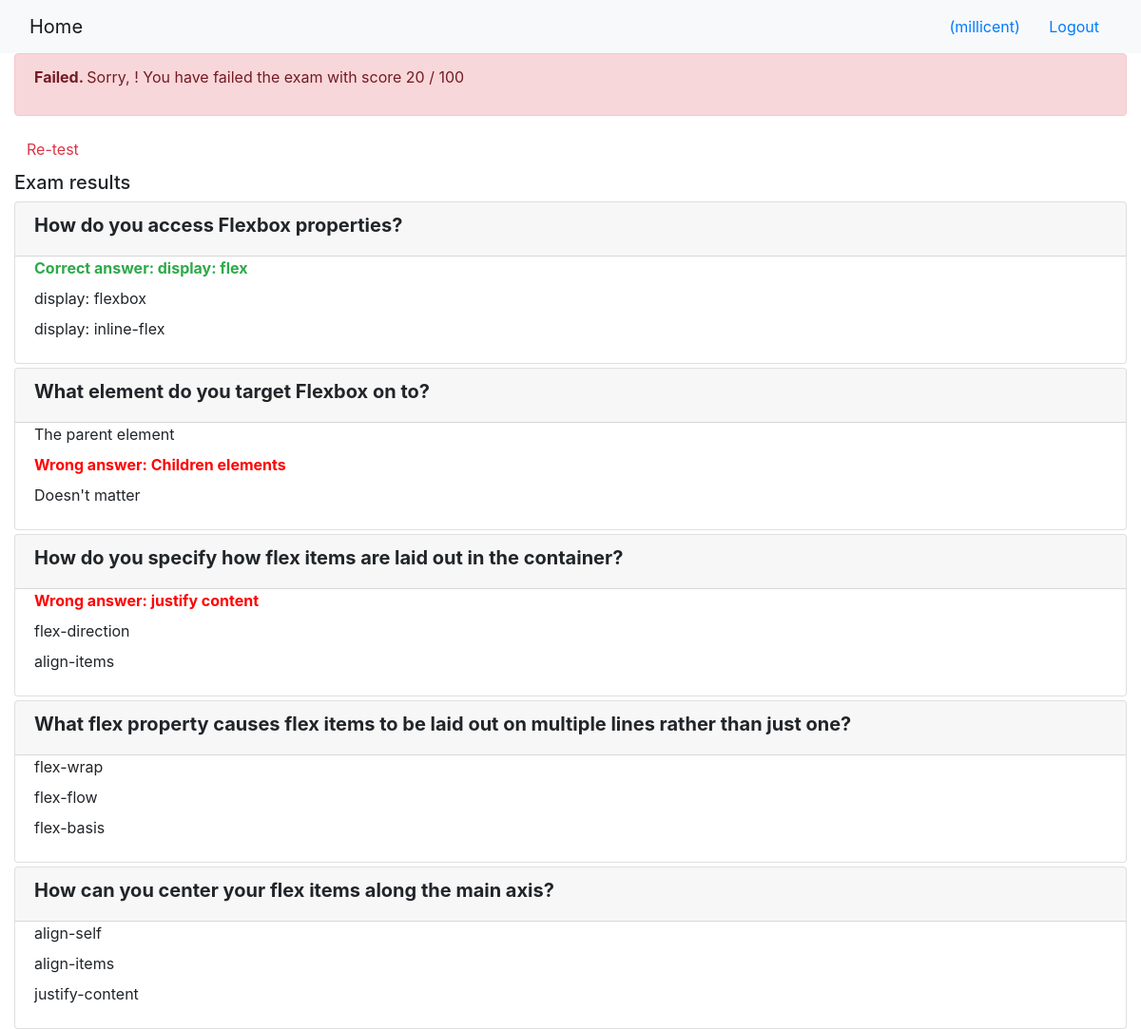
The page /onlinecourse/course/1/submission/1/result/ (signed in) on the database its author committed.
### onlinecourse/models.py (models this page shows)
class Question(models.Model):
    lesson_id = models.ForeignKey(Lesson, on_delete=models.CASCADE)
    question_text = models.TextField()
    grade = models.IntegerField()

class Choice(models.Model):
    choice_text = models.TextField()
    is_correct = models.BooleanField()
    question_id = models.ForeignKey(Question, on_delete=models.CASCADE)

### onlinecourse/views.py (the view)
# urls.py: path('course/<int:course_id>/submission/<int:submission_id>/result/', views.show_exam_result, name = 'show_exam_result'),
def show_exam_result(request, course_id, submission_id):
    context = {}
    course = Course.objects.get(id = course_id)
    submit = Submission.objects.get(id = submission_id)
    selected = Submission.objects.filter(id = submission_id).values_list('choices',flat = True)
    score = 0
    for i in submit.choices.all().filter(is_correct=True).values_list('question_id'):
        score += Question.objects.filter(id=i[0]).first().grade
    context['selected'] = selected
    context['grade'] = score
    context['course'] = course
    return  render(request, 'onlinecourse/exam_result_bootstrap.html', context)

### onlinecourse/templates/onlinecourse/exam_result_bootstrap.html (shortened to what this page needs)
<!DOCTYPE html>
<html lang="en">
<head>
    {% load static %}
    <link rel="stylesheet" href="https://maxcdn.bootstrapcdn.com/bootstrap/4.5.2/css/bootstrap.min.css">
</head>
<body>
 <nav class="navbar navbar-light bg-light">
    <div class="container-fluid">
        <div class="navbar-header">
              <a class="navbar-brand" href="{% url 'onlinecourse:index' %}">Home</a>
        </div>
        <ul class="nav navbar-nav navbar-right">
            {% if user.is_authenticated %}
            <li>
                <a class="btn btn-link" href="#">{{ user.first_name }}({{ user.username }})</a>
                <a class="btn btn-link" href="{% url 'onlinecourse:logout' %}">Logout</a>
            </li>
            {% endif %}
        </ul>
    </div>
</nav>
<div class="container-fluid">
    {% if grade > 80 %}
    <div class="alert alert-success">
       <p><b>Congratulations, {{user.first_name}}! </b>You have passed the exam and completed the course with score {{grade}} / 100</p>
    </div>
        {% else %}
        <div class="alert alert-danger">
            <p><b>Failed. </b>Sorry, {{user.first_name}}! You have failed the exam with score {{grade}} / 100</p>
        </div>
        <a class="btn btn-link text-danger" href="{% url 'onlinecourse:course_details' course.id %}">Re-test</a>
        {% endif %}
        <div class="card-columns-vertical mt-1">
        <h5 class="">Exam results</h5>
            {% for lesson in course.lesson_set.all %}
            {% for question in lesson.question_set.all %}
            <div class="card mt-1">
                <div class="card-header"><h5 style="font-weight:bold">{{ question.question_text}}</h5></div>
                <div class="form-group">
                    {% for choice in question.choice_set.all %}
                    <div class="form-check">
                        {% if choice.id in selected %}
                            {% if choice.is_correct == True %}
                                <label style="color:#2ea94a;font-weight:bold">Correct answer: {{choice.choice_text}}</label>
                            {% else %}
                                <label style="color:red;font-weight:bold">Wrong answer: {{choice.choice_text}}</label>
                            {% endif %}
                        {% else %}
                            <label>{{choice.choice_text}}</label>
                        {% endif %}
                    </div>
                    {% endfor %}
                </div>
            </div>
            {% endfor %}
            {% endfor %}
        </div>
    </div>
</body>
</html>

### rows shown on the page
Question: question_text "How do you access Flexbox properties?"
Choice: choice_text "display: flex"
Choice: choice_text "display: flexbox"
Choice: choice_text "display: inline-flex"
Question: question_text "What element do you target Flexbox on to?"
Choice: choice_text "The parent element"
Choice: choice_text "Children elements"
Choice: choice_text "Doesn't matter"
Question: question_text "How do you specify how flex items are laid out in the container?"
Choice: choice_text "justify content"
Choice: choice_text "flex-direction"
Choice: choice_text "align-items"
Question: question_text "What flex property causes flex items to be laid out on multiple lines rather than just one?"
Choice: choice_text "flex-wrap"
Choice: choice_text "flex-flow"
Choice: choice_text "flex-basis"
Question: question_text "How can you center your flex items along the main axis?"
Choice: choice_text "align-self"
Choice: choice_text "align-items"
Choice: choice_text "justify-content"

### other values the page prints
{{ user.username }} "millicent"
{{ grade }} "20"
